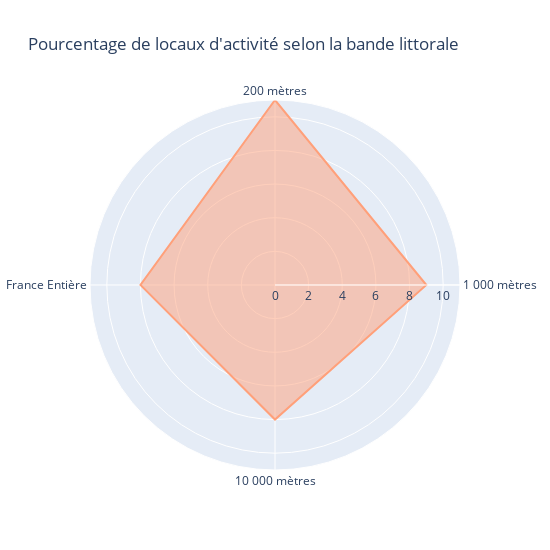

The notebook cell saved with this chart:
### Code cell
df = pd.DataFrame(dict(
    value=[11, 9, 8, 8],
    bande=['200 mètres','1 000 mètres','10 000 mètres',
           'France Entière',]))

fig = px.line_polar(df, 
                    r='value', 
                    theta='bande',
                    line_close=True, 
                    width=550, 
                    height=550, 
                    title="Pourcentage de locaux d'activité selon la bande littorale",
                    )

fig.update_traces(fill='toself')
fig.update_traces(line=dict(color='lightsalmon'))


fig.show()

### Figure 1 — Plotly figure (JSON) as saved in the notebook; plotly's stock layout.template omitted (floating-point values rounded to 4 significant figures)
{"data": [{"fill": "toself", "hovertemplate": "value=%{r}<br>bande=%{theta}<extra></extra>", "legendgroup": "", "line": {"color": "lightsalmon", "dash": "solid"}, "marker": {"symbol": "circle"}, "mode": "lines", "name": "", "r": [11, 9, 8, 8, 11], "showlegend": false, "subplot": "polar", "theta": ["200 mètres", "1 000 mètres", "10 000 mètres", "France Entière", "200 mètres"], "type": "scatterpolar"}], "layout": {"height": 550, "legend": {"tracegroupgap": 0}, "polar": {"angularaxis": {"direction": "clockwise", "rotation": 90}, "domain": {"x": [0, 1], "y": [0, 1]}}, "title": {"text": "Pourcentage de locaux d'activité selon la bande littorale"}, "width": 550}}
